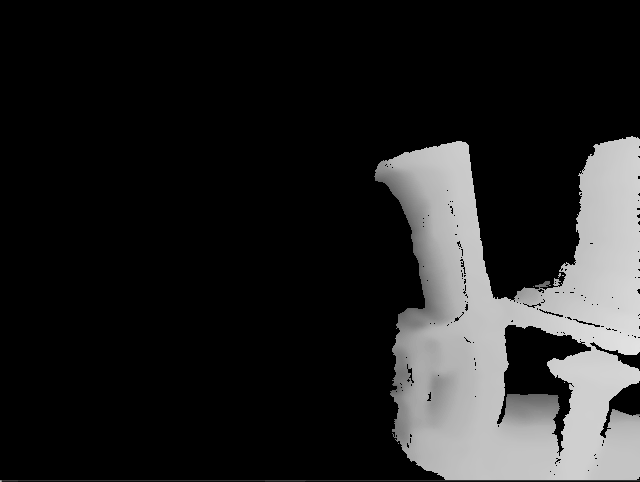
#> input picture depth d435i/contours_output2.png, 640 x 482 px
$ python depth_contours_imageTest.py
#> lines starting #> are read from the running program, lines starting #| are printed output that depends on the picture; after the words box and inside, x2 and y2 are one past the last pixel; in counts of white or black regions, pixels touching at a corner belong together
import numpy as np
import cv2
import sys


# 장애물의 왼쪽끝, 오른쪽 좌표값을 받으면 가장 가까운 좌표가 나오는함수
def location_to_depth(loc1,loc2):
    # (오른쪽에서 시작한 장애물) 장애물 왼쪽끝좌표의 오른쪽으로 거리들을 읽어온다.
    if loc1[0] < loc2[0]:
        #cv2.circle(contours_images, (loc[0] + 10, loc[1]), 3, (255, 0, 255), 1, cv2.LINE_AA)  # 분홍
        arr = []
        start = loc1[0]
        end = loc2[0]
        for i in range(start, end+1):
            arr.append(depth_grayscale[loc1[1], i])
        np_arr = np.array(arr)
        index_arr = np.argmax(np_arr)
        cv2.circle(contours_images, (loc1[0] + index_arr, loc1[1]), 3, (0, 0, 255), 5, cv2.LINE_AA)  # 분홍
    return loc1[0] + index_arr, loc1[1]

h, w = 480, 640

src = cv2.imread("contours_output2.png", cv2.IMREAD_COLOR)
#> src is the input picture: shape (482, 640, 3); min 0, max 226, mean 35.7

depth_grayscale = cv2.cvtColor(src,cv2.COLOR_RGBA2GRAY)
if src is None:
    print("can't read file")
    sys.exit

cv2.imshow("src", src)

_, OTSU_binary = cv2.threshold(depth_grayscale, 0, 255, cv2.THRESH_OTSU)
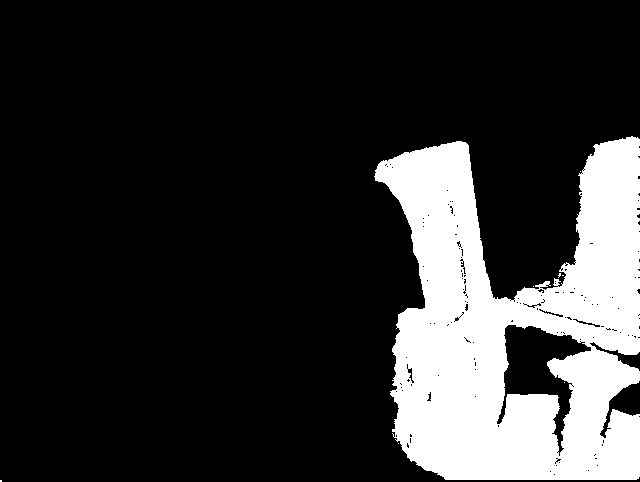
#> OTSU_binary: shape (482, 640); 19.1% white; 8 white regions (7 under 20 px), largest, box (x1, y1, x2, y2) and area: (374, 136, 640, 480) 58868

# 잡음제거
# 가우시안 블러와 OTSU로 노이즈제거
OTSU_blur = cv2.GaussianBlur(OTSU_binary, (5, 5), 0)
cv2.imshow("OTSU_blur", OTSU_blur)
ret, OTSU_gaubin = cv2.threshold(OTSU_blur, 0, 255, cv2.THRESH_BINARY + cv2.THRESH_OTSU)
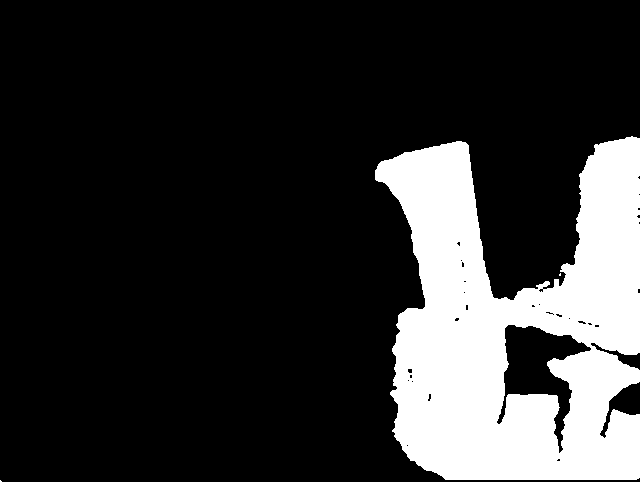
#> OTSU_gaubin: shape (482, 640); 19.2% white; 3 white regions (2 under 20 px)
#> ret = 125
cv2.imshow('src_gaubin', OTSU_gaubin)


a = (np.where(OTSU_gaubin > 200 ))
#> a = 59317 positions, rows 136 to 481, columns 0 to 639
print(a)
#> (printed output is left out)

# STEP 5. 외곽선 검출
# cv2 contours 외곽선 추출함수
contours, _ = cv2.findContours(OTSU_gaubin, cv2.RETR_LIST, cv2.CHAIN_APPROX_NONE)
#> contours = 28 contours, 23 with area under 20; largest, box (x1, y1, x2, y2) and area: (375, 136, 640, 480) 63160, (496, 324, 592, 454) 4752, (427, 393, 432, 402) 22, (577, 320, 587, 325) 22, (407, 368, 413, 374) 22

# 검은판 하나 생성
contours_images = np.zeros((h, w, 3), np.uint8)

# 모든 객체 외곽선
for Line_idx in range(len(contours)):
    color = (0,0,255)  # 빨강
    cv2.drawContours(contours_images, contours, Line_idx, color, 1, cv2.LINE_AA)
#> this loop made 28 passes
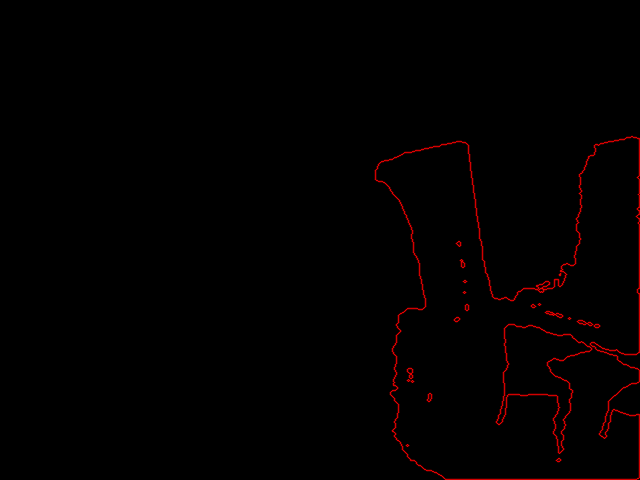
#> contours_images: shape (480, 640, 3); mean of channels 0, 1, 2 0, 0, 2.4; drawn as B, G, R


# 외곽선 연결선
for contour in contours:

    # convexHull 나머지 모든점을 포함하는 다각형을 만들어내는 알고리즘 = 장애물 외곽선
    conhull = cv2.convexHull(contour)
    # 다각형의 좌표값이 들어간 conhull axis(행으로 계산)해 x축끼리 y축끼리의 max min을 구하고 //결론np.max는 모서리만 출력한다.
    hull = np.max(conhull, axis=1) # 모서리좌표
    maxbox = np.max(hull, axis=1) # 한 노란박스 내에서 모서리 중 제일큰값들
    # 최대값x와 최소값x을 뺀 절대값이 (노란박스크기가)작은건 안그려지게한다
    if abs(max(maxbox) - min(maxbox)) > 60: # 장애물이 60이상 큰것만 잡히도록
        cv2.drawContours(contours_images, [conhull], 0, (0, 255, 255), 3) # 노랑

        # 한 박스(hull) 마다  맨 좌측값, 맨우측값 가져오기
        max_y = np.array([24, 0]) # y축 맨오른쪽좌표가 들어갈 변수
        min_y = np.array([639, 0]) # y축 맨왼쪽좌표가 들어갈 변수
        for count in hull:
            if max_y[0] < count[0]:
                max_y = count
            if min_y[0] > count[0]:
                min_y = count
        cv2.circle(contours_images, max_y, 3, (255, 0, 0), 2, cv2.LINE_AA)  # 최우측 좌표에 파란
        cv2.circle(contours_images, min_y, 3, (255, 255, 0), 2, cv2.LINE_AA)  # 최좌측 좌표에 청록

        # 오른쪽에서 시작된 장애물
        if max_y[0] >= 639:
            print("rightObj_max_y", max_y)
            print("rightObj_min_y", min_y)

        # 왼쪽에서 시작된 장애물
        elif min_y[0] <= 28:
            print("leftObj_max_y", max_y)  # 최좌측값
            print("leftObj_min_y", min_y)

        # 좌우 연결구조가 없는 증앙에 있는 장애물
        else:
            print("centerObj_max_y", max_y)
            print("centerObj_min_y", min_y)

        # 장애물의 거리추출함수 왼쪽좌표값, 0번(오른쪽시작)
        location_to_depth(min_y, max_y)
#> this loop made 28 passes
#> (start in location_to_depth, end in location_to_depth, index_arr in location_to_depth) on passes 10, 28: (496, 591, 77), (375, 639, 264)
#> maxbox on passes 2, 4, 7, 8, 9, 11: [558, 559, 560, 560, 559, 557, 556], [428, 429, 430, 431, 431, 430, 429, 428, 427, 427], [409, 410, 411, 412, 412, 411, 410, 409], [407, 408, 411, 412, 412, 411, 409, 407], [594, 595, 598, 599, 599, 598, 595, 594], [587, 588, 590, 592, 591, 589]
#| centerObj_max_y [591 348]
#| centerObj_min_y [496 422]
#| rightObj_max_y [639 138]
#| rightObj_min_y [375 179]
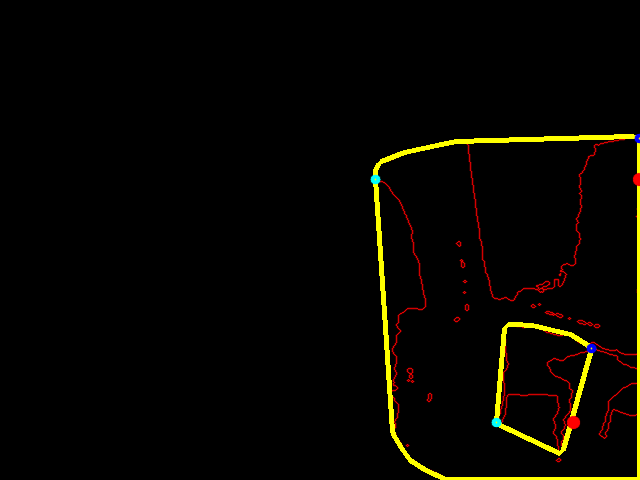
#> contours_images: shape (480, 640, 3); 2.2% of pixels changed, all inside (x1, y1, x2, y2) = (370, 133, 640, 480); drawn as B, G, R

cv2.imshow('contours_images', contours_images)

cv2.waitKey(0)

cv2.destroyAllWindows()

$ run again, with depth d435i/contours_output1.png copied over depth d435i/contours_output2.png
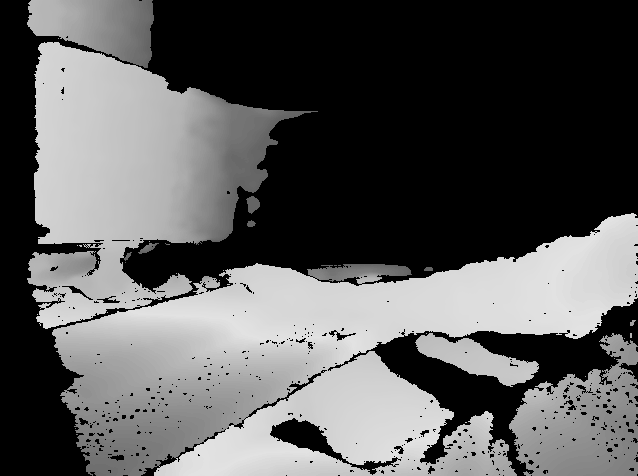
#> input picture depth d435i/contours_output1.png, 638 x 476 px
#> src is the input picture: shape (476, 638, 3); min 0, max 226, mean 90.8
#> `_, OTSU_binary = cv2.threshold(depth_grayscale, 0, 255, cv2.THRESH_OTSU)`:
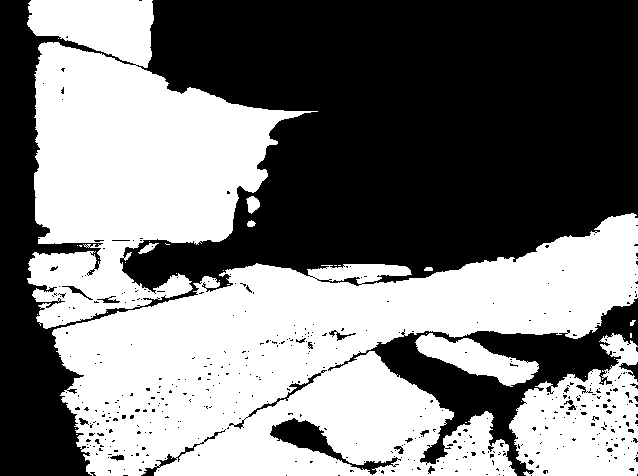
#> OTSU_binary: shape (476, 638); 49% white; 33 white regions (24 under 20 px), largest, box (x1, y1, x2, y2) and area: (52, 213, 638, 476) 83704, (27, 0, 318, 329) 50224, (509, 333, 638, 476) 11601
#> OTSU_gaubin: shape (476, 638); 49.5% white; 9 white regions (2 under 20 px)
#> ret = 126
#> a = 150263 positions, rows 0 to 475, columns 27 to 637
#> (printed output is left out)
#> contours = 149 contours, 108 with area under 20; largest, box (x1, y1, x2, y2) and area: (27, 0, 638, 476) 136170, (509, 334, 638, 476) 12022, (416, 333, 539, 386) 2828, (269, 417, 398, 475) 1770, (248, 372, 322, 418) 338
#> the loop `for Line_idx in range(len(contours)):` made 149 passes
#> the loop `for contour in contours:` made 149 passes
#> maxbox on passes 1, 2, 3, 4, 5, 7, 8, 9: [471, 470, 470, 471, 472, 473, 473], [544, 546, 547, 547, 544, 542, 542], [629, 630, 632, 634, 632, 631, 629], [468, 467, 467, 468, 469, 470, 470, 469], [466, 466, 467, 469, 471, 473, 473, 471, 470, 468], [530, 531, 533, 533, 532, 529, 528, 528], [454, 454, 456, 458, 460, 460, 459, 458, 457, 455], [524, 525, 526, 528, 526, 524]
#> (printed output is left out)
#> after the loop `for contour in contours:`:
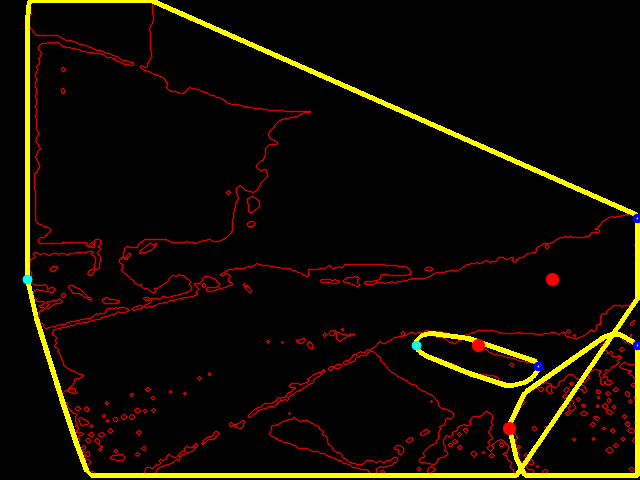
#> contours_images: shape (480, 640, 3); mean of channels 0, 1, 2 0.3, 10.3, 16.9; drawn as B, G, R
